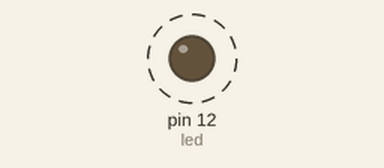
Recording of a sketch running on a simulated Arduino Uno, built with avr-gcc and run on an emulated ATmega328P. On the bench: output pins drawn as LEDs (lit = HIGH). Dashed ring = blinking.

Above: at 0.6 s.
Timing chart, 0 to 5.9 s (numbered marks = the images above):
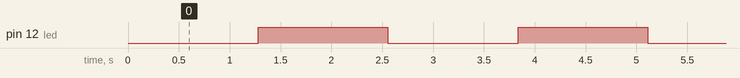

Measured:
- by itself, pin 12 (led): alternates HIGH for 1.3 s and LOW for 1.3 s

The sketch:

pwm1.ino
```cpp
int i = 0;
int led = 12;

void setup()
{
  pinMode(led, OUTPUT);
}

void loop(){
  for (i = 0; i < 255; i++ ) {
    analogWrite(12, i);
    delay(10);
  }
  for (i = 255; i > 0; i-- ) {
    analogWrite(12, i);
  }
}
```
